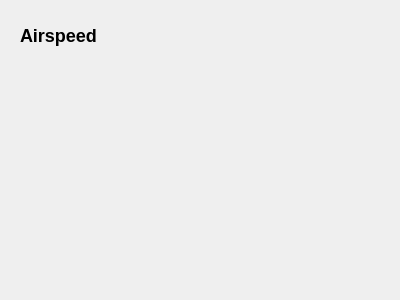
<?xml version="1.0" encoding="UTF-8"?>
<ui version="4.0">
 <class>AirspeedConfig</class>
 <widget class="QWidget" name="AirspeedConfig">
  <property name="geometry">
   <rect>
    <x>0</x>
    <y>0</y>
    <width>400</width>
    <height>300</height>
   </rect>
  </property>
  <property name="windowTitle">
   <string>Form</string>
  </property>
  <widget class="QLabel" name="label">
   <property name="geometry">
    <rect>
     <x>20</x>
     <y>20</y>
     <width>131</width>
     <height>31</height>
    </rect>
   </property>
   <property name="text">
    <string>&lt;h2&gt;Airspeed&lt;/h2&gt;</string>
   </property>
   <property name="scaledContents">
    <bool>false</bool>
   </property>
  </widget>
 </widget>
 <resources/>
 <connections/>
</ui>
